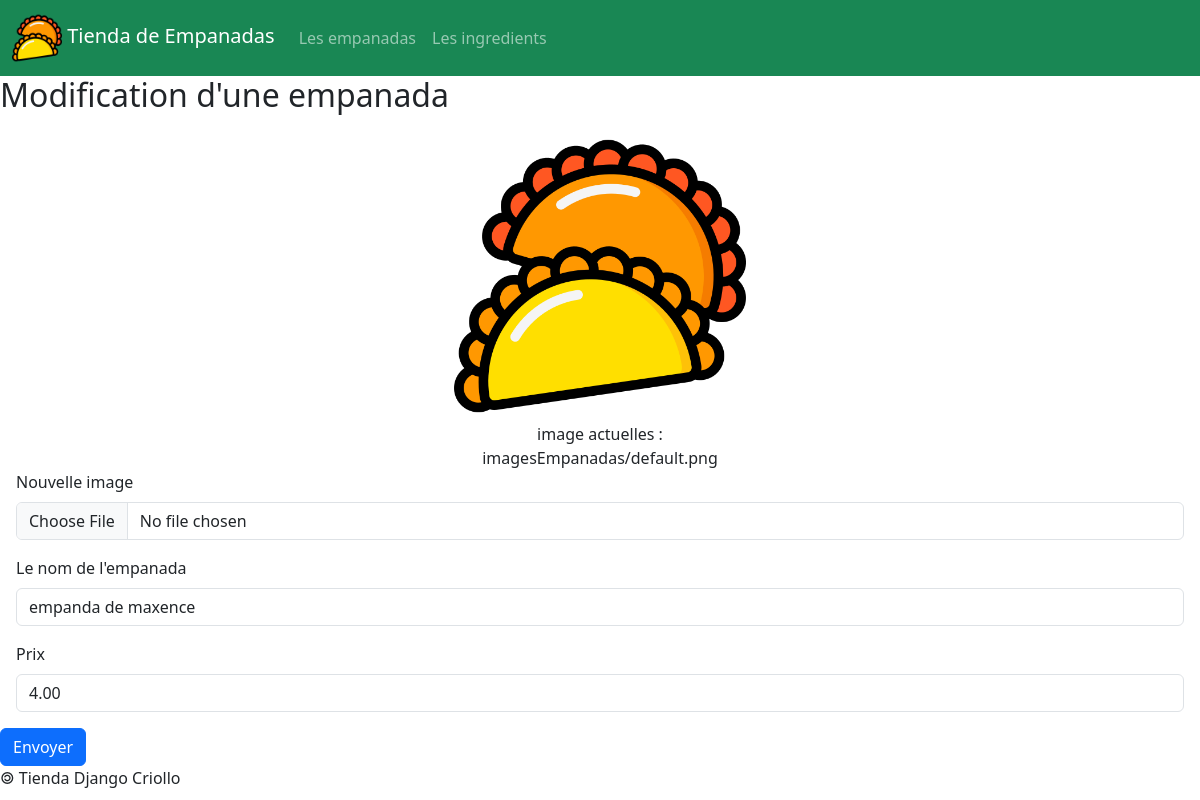
The page /empanadas/3/update/ on the database as committed earlier.
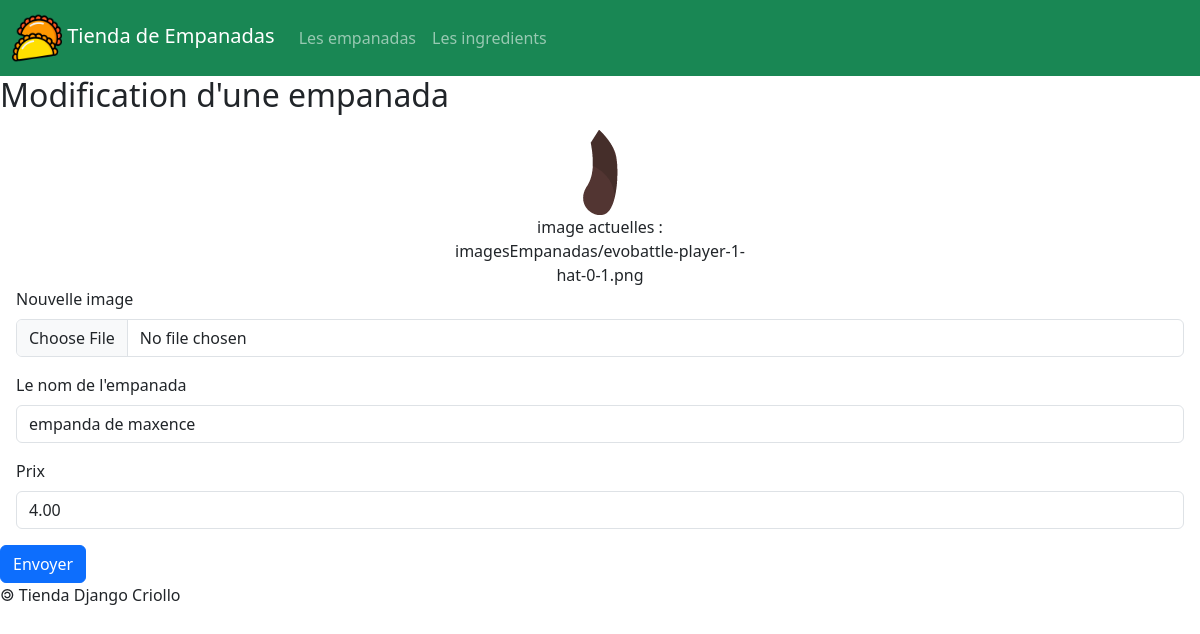
The same page on the database as committed later.
### empanadas/models.py (models this page shows, shortened)
class Empanada(models.Model):
    idEmpanada = models.AutoField( primary_key = True )
    nomEmpanada = models.CharField( max_length = 50 )
    prix = models.DecimalField( max_digits = 6, decimal_places = 2 )
    image = models.ImageField(default="imagesEmpanadas/default.png", upload_to='imagesEmpanadas/')

### empanadas/views.py (the view)
# urls.py: path('empanadas/<int:empanada_id>/update/', views.afficherFormulaireModificationEmpanada),
def afficherFormulaireModificationEmpanada(request, empanada_id):
    laEmpanada = Empanada.objects.get( idEmpanada = empanada_id )
    return render (
        request,
        'empanadas/formulaireModificationEmpanada.html',
        { 'empanada' : laEmpanada }
    )

### empanadas/templates/empanadas/formulaireModificationEmpanada.html (shortened to what this page needs)
{% extends 'empanadas/base.html' %}
{% block main %}
<h2> Modification d'une empanada </h2>
<form action="/empanadas/{{empanada.idEmpanada}}/updated/" method="post" enctype="multipart/form-data">
	<div class="m-3">
		<figure class="w-25 text-center m-auto">
			<img src="{{MEDIA_URL}}{{empanada.image}}" class="img-fluid"/>
			<figcaption>
				image actuelles : {{empanada.image}}
			</figcaption>
		</figure>
		<label
			for="id_image"
			class="form-label"
		>
			Nouvelle image
		</label>
		<input
			id="id_image"
			name="image"
			type="file"
			accept="image/*"
			class="form-control"
		/>
	</div>
	<div class="m-3">
		<label
			for="id_nomEmpanada"
			class="form-label"
		>
			Le nom de l'empanada
		</label>
		<input
			id="id_nomEmpanada"
			name="nomEmpanada"
			type="text"
			value="{{empanada.nomEmpanada}}"
			maxlength="50"
			required
			class="form-control"
		/>
	</div>
	<div class="m-3">
		<label
			for="id_prix"
			class="form-label"
		>
			Prix
		</label>
		<input
			id="id_prix"
			name="prix"
			value="{{empanada.prix}}"
			type="number"
			step="any"
			required
			class="form-control"
		/>
	</div>
	<button
		type="submit"
		class="btn btn-primary"
	>
		Envoyer
	</button>
</form>
{% endblock %}

Rows that differ between the two databases and show on the page:
changed Empanada "empanda de maxence": image: picture added in place of a placeholder; image "imagesEmpanadas/default.png" → "imagesEmpanadas/evobattle-player-1-hat-0-1.png"
